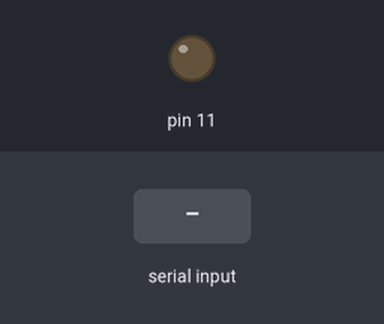
The sketch below on a simulated Arduino Uno, built with avr-gcc and run on an emulated ATmega328P. Shown: output pins drawn as LEDs (lit = HIGH). The inputs (shaded band) are chosen by the test bench.

Above: at 1.2 s.
1.3 s: "+" received over Serial
At 2.5 s:
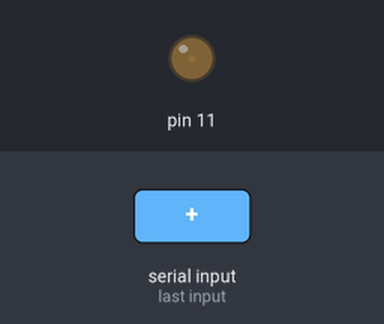
2.8 s: "-" received over Serial
At 3.9 s:
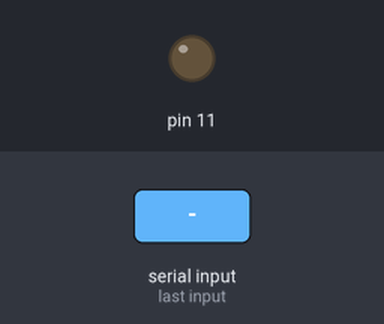
4.3 s: "-" received over Serial
At 5.0 s:
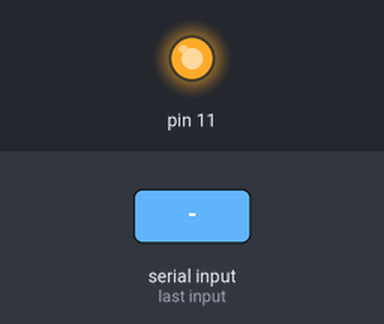
Timing chart, 0 to 7.3 s (numbered marks = the images above; inputs shaded):
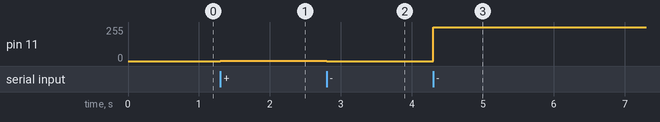

The sketch:

kadai2.ino
```cpp
int i=0;

void setup() {
  pinMode(11, OUTPUT);
  Serial.begin(9600);
}

void loop() {
  char keyinput;
  keyinput = Serial.read();

  if (keyinput != -1) {
  switch (keyinput) {
    case '+':
      if (i <= 255) {
        i++;
        analogWrite(11, i);
      }
      break;
    case '-':
      if (i >= 0) {
        i--;
        analogWrite(11, i);
      }
      break;
  }
}
}
```

Measured:
- after the input at 1.3 s, pin 11: 0/255 → 1/255 at once
- after the input at 2.8 s, pin 11: 1/255 → 0/255 at once
- after the input at 4.3 s, pin 11: 0/255 → 255/255 at once
